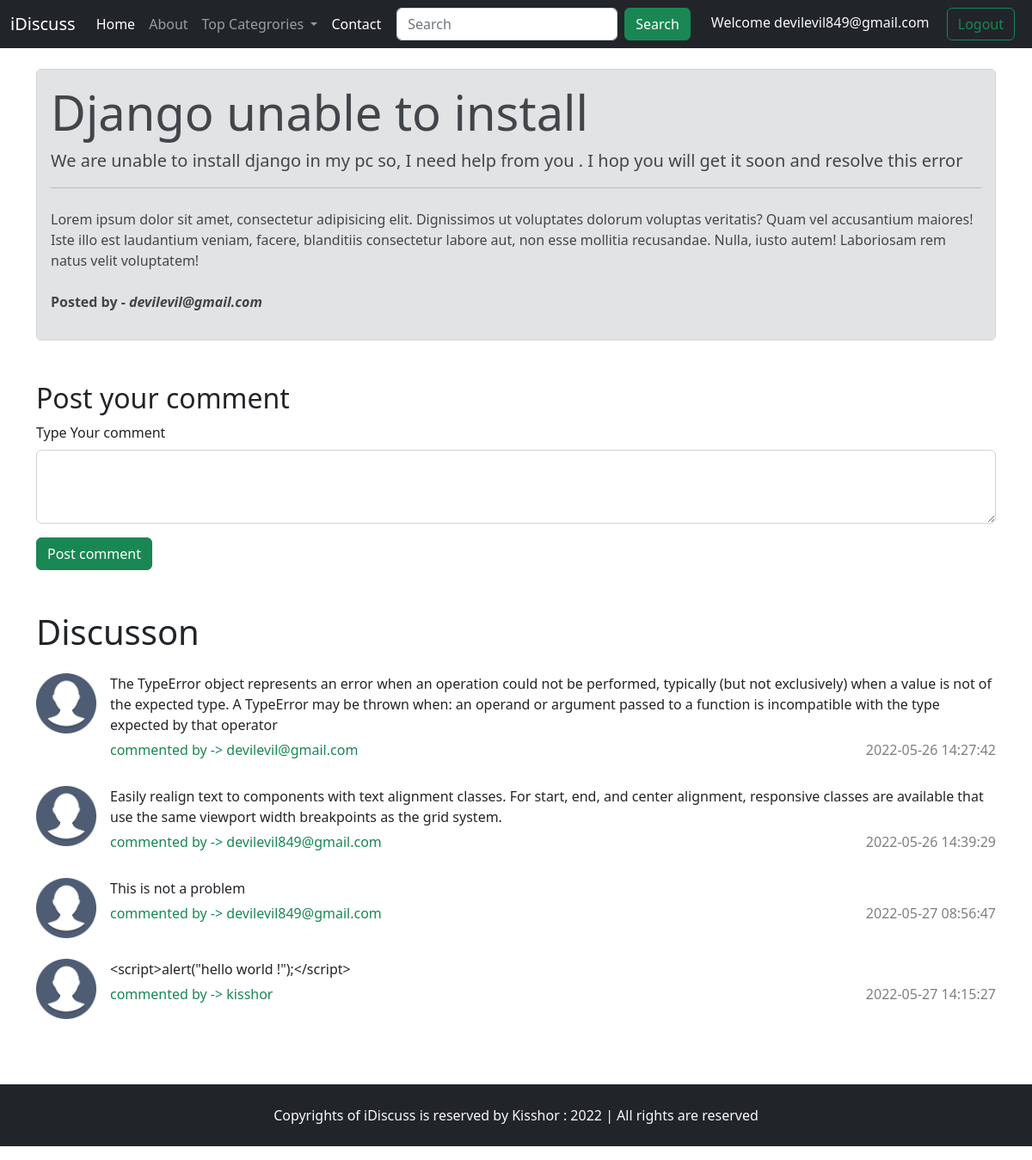
/threaditem.php?threadid=1 (signed in), run on the app's committed database.
### tables this page shows
CREATE TABLE `thread` (
  `thread_id` int(7) NOT NULL,
  `thread_title` varchar(300) NOT NULL,
  `thread_desc` text NOT NULL,
  `thread_cat_id` int(7) NOT NULL,
  `thread_user_id` int(7) NOT NULL,
  `time` datetime NOT NULL DEFAULT current_timestamp()
);

CREATE TABLE `users` (
  `sno` int(8) NOT NULL,
  `user_email` varchar(30) NOT NULL,
  `user_pass` varchar(300) NOT NULL,
  `time` datetime NOT NULL DEFAULT current_timestamp()
);

CREATE TABLE `comment` (
  `comment_id` int(8) NOT NULL,
  `comment_content` text NOT NULL,
  `thread_id` int(8) NOT NULL,
  `comment_by` int(8) NOT NULL,
  `comment_time` datetime NOT NULL DEFAULT current_timestamp()
);

### threaditem.php (the view, shortened to what this page needs)
      <?php include('partials/_navbar.php') ?>
      <?php include('partials/_dbconnect.php') ?>
      <?php
      $id = $_GET['threadid'];
      $sql = "SELECT *FROM `thread` WHERE thread_id = $id";
      $result = mysqli_query($conn, $sql);
      $count = mysqli_num_rows($result);
      if ($count>0) {
        while ($row = mysqli_fetch_assoc($result)) {
          $title =  $row['thread_title'];
          $desc =  $row['thread_desc'];
          $thread_user_id = $row['thread_user_id'];
          $sql1 = "SELECT user_email FROM `users` WHERE sno='$thread_user_id'";
          $result1 = mysqli_query($conn, $sql1);
          $row1 = mysqli_fetch_assoc($result1);
          $user_email =  $row1['user_email'];
        }
      }
      ?>
      <div class="container my-4 bg-gray">
          <div class="alert alert-secondary" role="alert">
            <h1 class="display-4"><?php echo $title; ?></h1>
            <p class="lead"> <?php echo $desc; ?>  </p>
            <hr>
            <p class="my-4">Lorem ipsum dolor sit amet, consectetur adipisicing elit. Dignissimos ut voluptates dolorum voluptas veritatis? Quam vel accusantium maiores! Iste illo est laudantium veniam, facere, blanditiis consectetur labore aut, non esse mollitia recusandae. Nulla, iusto autem! Laboriosam rem natus velit voluptatem!</p>
             <p><b>Posted by -<em> <?php echo $user_email; ?></b></em></p>
          </div>
      </div>
        <?php
        if (isset($_SESSION['loggedin']) && $_SESSION['loggedin']==true) {
          echo'<div class="container my-5">
            <h2>Post your comment</h2>
            <form method="POST" action="'.$_SERVER["REQUEST_URI"].'">
              <div class="mb-3">
                <label for="description" class="form-label">Type Your comment</label>
                <textarea type="text" class="form-control" name="comment" rows="3" id="description"></textarea>
                <input type="hidden" name="sno" value="'.$_SESSION["sno"].'">
              </div>
              <button type="submit" name="submit" class="btn btn-success">Post comment</button>
            </form>
          </div>';
        }else{
          echo"<div class='container'>
          <p class='lead'>You have to logged to post a comment</p>
          </div>";
        }
          ?>
      <div class="container hdr">
          <h1>Discusson</h1>
          <?php
            $id = $_GET['threadid'];
            $sql3 = "SELECT *FROM `comment` WHERE thread_id = $id";
            $result = mysqli_query($conn, $sql3);
            $count = mysqli_num_rows($result);
            if ($count>0) {
              while ($row = mysqli_fetch_assoc($result)) {
                $content =  $row['comment_content'];
                $comment_time = $row['comment_time'];
                $comment_by = $row['comment_by'];
                $sql4 = "SELECT user_email FROM `users` WHERE sno='$comment_by'";
                $result4 = mysqli_query($conn, $sql4);
                $row4 = mysqli_fetch_assoc($result4);
                $user_email =  $row4['user_email'];
                echo'<div class="d-flex my-4">
                  <div class="flex-shrink-0">
                      <img src="./img/user.png" width="70px" alt="...">
                  </div>
                  <div class="flex-grow-1 ms-3">
                   '.$content.'
                    <h6 class="font-weight-bold mt-2 text-success"> commented by -> '.$user_email.' <p class="float-end my-0 text-black-50">'.$comment_time.'</p></h6>
                  </div>
                </div>';
                }
          }
          ?>
      </div>
      <?php include('partials/_footer.php') ?>
  </body>
</html>

### partials/_navbar.php (style rules this page uses)
.hdr { min-height: 550px; }

### data on the page
thread: thread_title "Django unable to install", thread_desc "We are unable to install django in my pc so, I need help from you . I hop you will get it soon and resolve this error"
users: user_email "devilevil@gmail.com"
comment: comment_content "The TypeError object represents an error when an operation could not be performed, typically (but not exclusively) when a value is not of the expected type. A TypeError may be thrown when: an operand or argument passed to a function is incompatible with the type expected by that operator", users.user_email "devilevil@gmail.com", comment_time "2022-05-26 14:27:42"
comment: comment_content "Easily realign text to components with text alignment classes. For start, end, and center alignment, responsive classes are available that use the same viewport width breakpoints as the grid system.", users.user_email "devilevil849@gmail.com", comment_time "2022-05-26 14:39:29"
comment: comment_content "This is not a problem", users.user_email "devilevil849@gmail.com", comment_time "2022-05-27 08:56:47"
comment: comment_content "<script>alert(\"hello world !\");</script>", users.user_email "kisshor", comment_time "2022-05-27 14:15:27"

### other printed values
$_SESSION['username'] "devilevil849@gmail.com"
